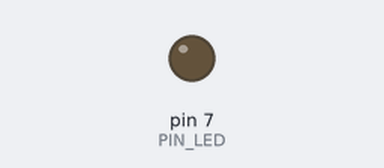
A sketch run on a simulated Arduino Uno, built with avr-gcc and run on an emulated ATmega328P. Parts: output pins drawn as LEDs (lit = HIGH). Dashed ring = blinking. At 2.1 s the program stops and its outputs stay as they are.

Above: at 0.5 s.
At 1.85 s:
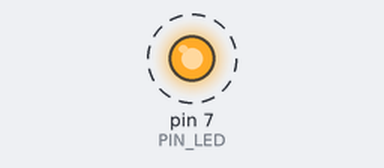
Timing chart, 0 to 3.0 s (numbered marks = the images above):
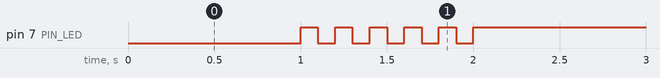

Measured:
- by itself, pin 7 (PIN_LED): alternates HIGH for 0.10 s and LOW for 0.10 s, 11 changes in all, then stays HIGH

The sketch:

05_practice_2.ino
```cpp
#define PIN_LED 7

void setup() {
  // put your setup code here, to run once:
  pinMode(PIN_LED, OUTPUT);
}

void loop() {
  // put your main code here, to run repeatedly:
  digitalWrite(PIN_LED, 0);
  delay(1000);
  digitalWrite(PIN_LED, 1);
  int count = 0;
  delay(100);
  while(count < 5){
    digitalWrite(PIN_LED, 0);
    delay(100);
    digitalWrite(PIN_LED, 1);
    delay(100);
    count ++;
  }
  digitalWrite(PIN_LED, 1);
  while(1){
  }

}
```
